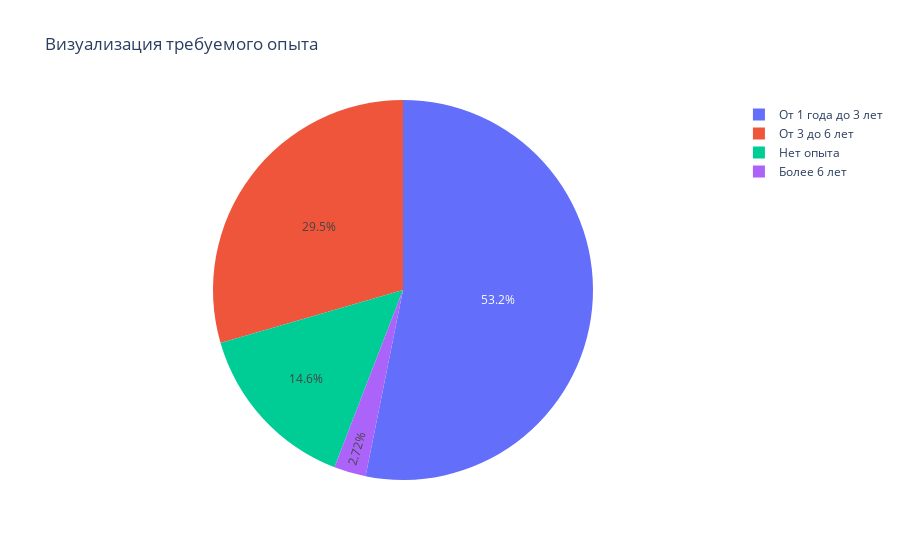

Notebook cell for this chart:
### Code cell
# результат запроса
df = pd.read_sql_query(query_4_5, connection)
df
import plotly.express as px
fig = px.pie(df, values='Количество', names='Опыт работы', title='Визуализация требуемого опыта')
fig.show()

### Figure 1 — Plotly figure (JSON) as saved in the notebook; plotly's stock layout.template omitted (floating-point values rounded to 4 significant figures)
{"data": [{"domain": {"x": [0, 1], "y": [0, 1]}, "hovertemplate": "Опыт работы=%{label}<br>Количество=%{value}<extra></extra>", "labels": ["Более 6 лет", "Нет опыта", "От 3 до 6 лет", "От 1 года до 3 лет"], "legendgroup": "", "name": "", "showlegend": true, "type": "pie", "values": [1337, 7197, 14511, 26152]}], "layout": {"legend": {"tracegroupgap": 0}, "title": {"text": "Визуализация требуемого опыта"}}}
